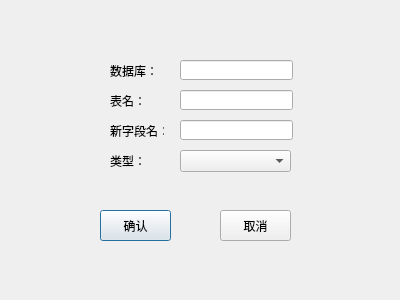
<?xml version="1.0" encoding="UTF-8"?>
<ui version="4.0">
 <class>DialogColAdd</class>
 <widget class="QDialog" name="DialogColAdd">
  <property name="geometry">
   <rect>
    <x>0</x>
    <y>0</y>
    <width>400</width>
    <height>300</height>
   </rect>
  </property>
  <property name="windowTitle">
   <string>Dialog</string>
  </property>
  <widget class="QLabel" name="label">
   <property name="geometry">
    <rect>
     <x>110</x>
     <y>65</y>
     <width>54</width>
     <height>12</height>
    </rect>
   </property>
   <property name="text">
    <string>数据库：</string>
   </property>
  </widget>
  <widget class="QLabel" name="label_2">
   <property name="geometry">
    <rect>
     <x>110</x>
     <y>95</y>
     <width>54</width>
     <height>12</height>
    </rect>
   </property>
   <property name="text">
    <string>表名：</string>
   </property>
  </widget>
  <widget class="QLabel" name="label_3">
   <property name="geometry">
    <rect>
     <x>110</x>
     <y>125</y>
     <width>54</width>
     <height>12</height>
    </rect>
   </property>
   <property name="text">
    <string>新字段名：</string>
   </property>
  </widget>
  <widget class="QLabel" name="label_4">
   <property name="geometry">
    <rect>
     <x>110</x>
     <y>155</y>
     <width>54</width>
     <height>12</height>
    </rect>
   </property>
   <property name="text">
    <string>类型：</string>
   </property>
  </widget>
  <widget class="QPushButton" name="pushButton">
   <property name="geometry">
    <rect>
     <x>100</x>
     <y>210</y>
     <width>71</width>
     <height>31</height>
    </rect>
   </property>
   <property name="text">
    <string>确认</string>
   </property>
  </widget>
  <widget class="QPushButton" name="pushButton_2">
   <property name="geometry">
    <rect>
     <x>220</x>
     <y>210</y>
     <width>71</width>
     <height>31</height>
    </rect>
   </property>
   <property name="text">
    <string>取消</string>
   </property>
  </widget>
  <widget class="QLineEdit" name="lineEdit">
   <property name="geometry">
    <rect>
     <x>180</x>
     <y>60</y>
     <width>113</width>
     <height>20</height>
    </rect>
   </property>
  </widget>
  <widget class="QLineEdit" name="lineEdit_2">
   <property name="geometry">
    <rect>
     <x>180</x>
     <y>90</y>
     <width>113</width>
     <height>20</height>
    </rect>
   </property>
  </widget>
  <widget class="QLineEdit" name="lineEdit_3">
   <property name="geometry">
    <rect>
     <x>180</x>
     <y>120</y>
     <width>113</width>
     <height>20</height>
    </rect>
   </property>
  </widget>
  <widget class="QComboBox" name="comboBox">
   <property name="geometry">
    <rect>
     <x>180</x>
     <y>150</y>
     <width>111</width>
     <height>22</height>
    </rect>
   </property>
  </widget>
 </widget>
 <resources/>
 <connections/>
</ui>
